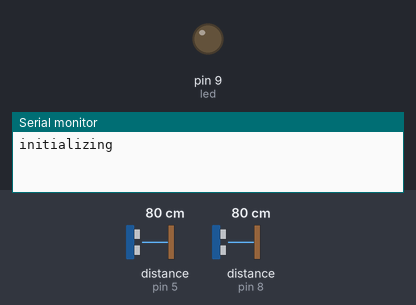
The sketch below on a simulated Arduino Uno, built with avr-gcc and run on an emulated ATmega328P. Parts: output pins drawn as LEDs (lit = HIGH), the last lines printed to the serial monitor. Wiring (inferred from the names in the program): 2 × ultrasonic range finder: trigger pin 3, echo pin 5 / trigger pin 7, echo pin 8. The inputs (shaded band) are chosen by the test bench; at power-on: distance to the obstacle (sensors on pin 5, pin 8) 80 cm. The echo pulse lasts 58.3 µs per cm; pins used as bus, display or sensor lines are not drawn.

Above: at 0.1 s.
At 2.1 s:
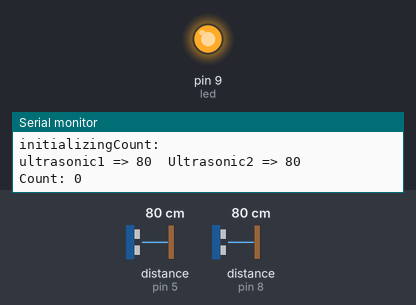
Timing chart, 0 to 3.6 s (numbered marks = the images above):
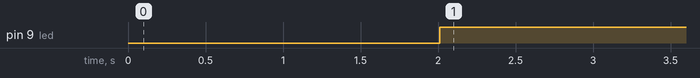

Measured:
- by itself, pin 9 (led): LOW → HIGH at 2.0 s

The sketch:

ultrasonic.ino
```cpp
#include <LCD_I2C.h>
#define pass_distance 80
bool trying_to_get_in = false;
bool trying_to_get_out = false;
unsigned long time_now = 0;
int count = 0;
bool alreadyrun = false;
bool mod5 = false;
int x;
int led = 9;


LCD_I2C lcd(0x27); // Default address of most PCF8574 modules, change accordingly
const int pingPin = 3; // Trigger Pin of Ultrasonic Sensor
const int echoPin = 5; // Echo Pin of Ultrasonic Sensor

const int pingPin2 = 7; // Trigger Pin of Ultrasonic Sensor
const int echoPin2 = 8; // Echo Pin of Ultrasonic Sensor
void setup() {
  // put your setup code here, to run once:
//  lcd.backlight();
  pinMode(led, OUTPUT);
  Serial.begin(9600);
  Serial.print("initializing");
  delay(2000);
//  lcd.clear();
}

void loop() {
  // put your main code here, to run repeatedly:
  Serial.println("Count: "+ count);

  if(count < 0 ) count = 0;
  //--------------------------------------------------------
//  lcd.setCursor(0,0);
//  lcd.print("Total people");
//  lcd.setCursor(0,1);
//  lcd.print(count);
   long duration, inches, cm;
   pinMode(pingPin, OUTPUT);
   digitalWrite(pingPin, LOW);
   delayMicroseconds(2);
   digitalWrite(pingPin, HIGH);
   delayMicroseconds(10);
   digitalWrite(pingPin, LOW);
   pinMode(echoPin, INPUT);
   duration = pulseIn(echoPin, HIGH);
   inches = microsecondsToInches(duration);
   int d1 = microsecondsToCentimeters(duration);
   //---------------------------------------------------
          long duration2, inches2, cm2;
   pinMode(pingPin2, OUTPUT);
   digitalWrite(pingPin2, LOW);
   delayMicroseconds(2);
   digitalWrite(pingPin2, HIGH);
   delayMicroseconds(10);
   digitalWrite(pingPin2, LOW);
   pinMode(echoPin2, INPUT);
   duration2= pulseIn(echoPin2, HIGH);
   inches2 = microsecondsToInches(duration2);
   int d2 = microsecondsToCentimeters(duration2);


   //-------------------------------------------

   Serial.print("ultrasonic1 => ");
   Serial.print(d1);
   Serial.print("  Ultrasonic2 => ");
   Serial.println(d2);


   //Print count value
   Serial.print("Count: ");
   Serial.println(count);

   if((count%15) == 0){
     if (alreadyrun == false){
    x = gett1();
    }

    mod5 = true;
   }
   if(mod5){
    if(x > time_now){
      digitalWrite(led, HIGH);
      time_now = millis();
    }
    else{
      alreadyrun = false;
      mod5 = false;
//      digitalWrite(led, LOW);
    }
   }


 if (d1 < pass_distance && trying_to_get_out == false){
  trying_to_get_in = true;
 }
 else if (d2 < pass_distance && trying_to_get_in == false){
  trying_to_get_out = true;
 }
 if (d2 < pass_distance && trying_to_get_in == true){
  count++;
  trying_to_get_in = false;
  delay(500);
 }


 else if (d1 < pass_distance && trying_to_get_out == true){
  count--;
  trying_to_get_out = false;
  delay(500);
 }
 delay(1000);
 count ++;
}


long microsecondsToInches(long microseconds) {
   return microseconds / 74 / 2;
}

long microsecondsToCentimeters(long microseconds) {
   return microseconds / 29 / 2;
}

int gett1(){
  int t1 = millis() + 3000;
  alreadyrun = true;
  return t1;
}
```
